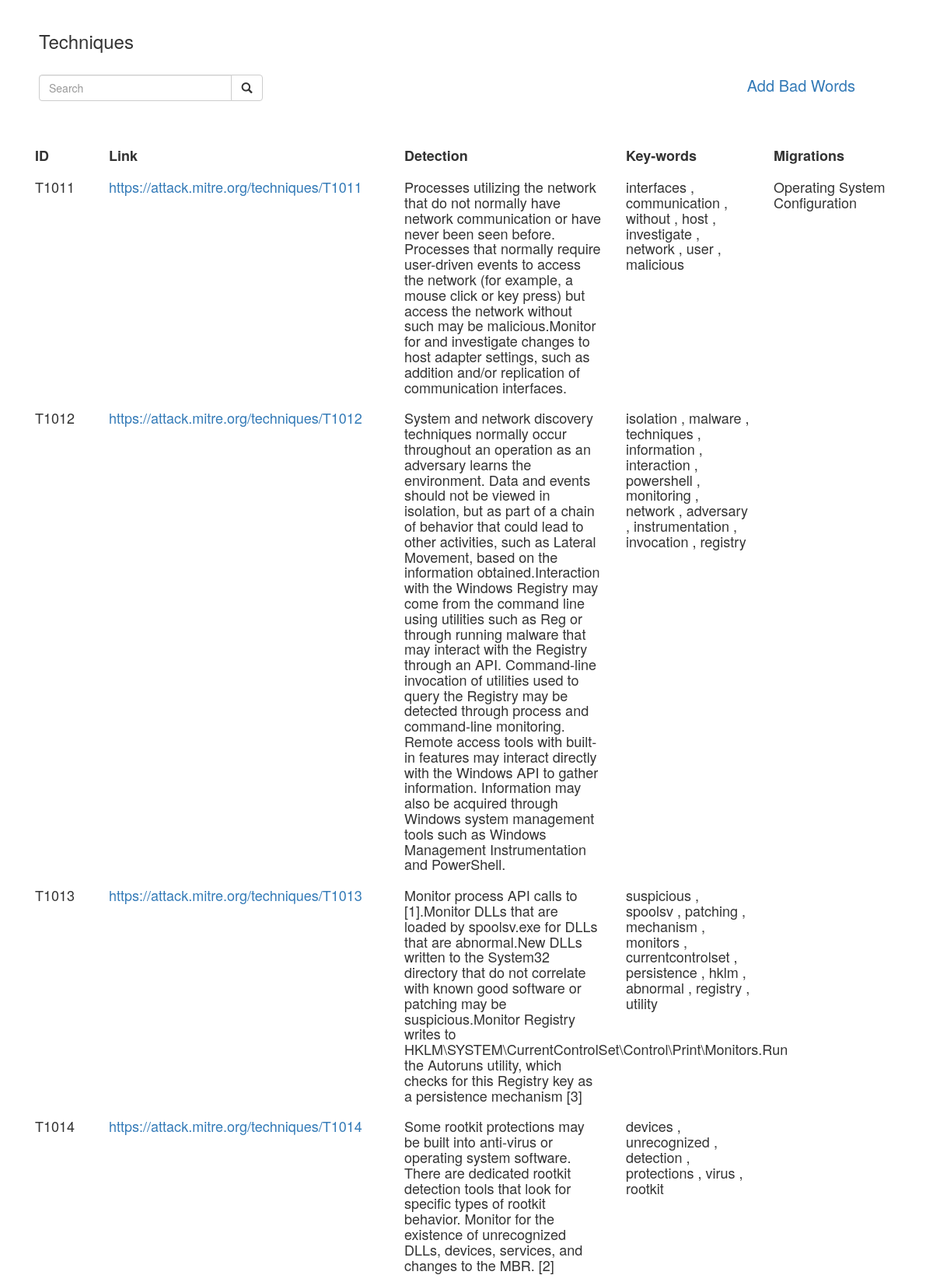
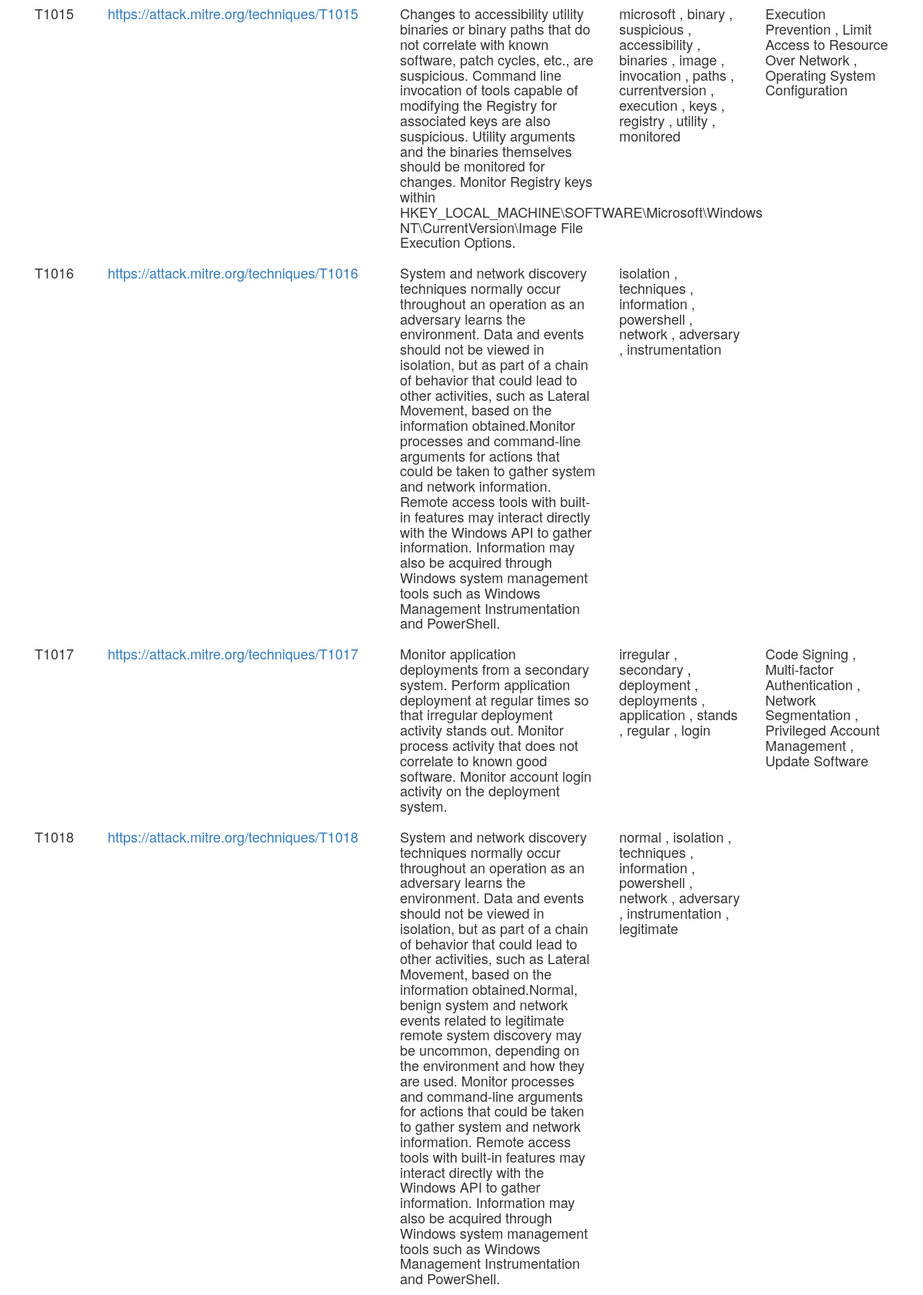
Screenshot of /?page=2 (upper part) with the database file from the repository (2 pictures, top to bottom).
### link/models.py (models this page shows, shortened)
class Link(models.Model):
    name = models.CharField(max_length = 20)
    link = models.CharField(max_length=200)
    detection = models.TextField(null=True)
    keywords = models.TextField(null=True)
    mitigate = models.TextField(null=True)
    def get_words(self):
        res = re.findall(r'\w+', str(self.keywords))
        return res

### link/views.py (the view)
# urls.py: path('',views.index,name = 'index'),
def index(request):
    links = Link.objects.all()
    words = list()
    for word in list(links):
        if word is not None:
            words += word.get_words()
    kw = set(words)
    final_kw = list(kw)
    try:
        query = request.GET["search"]
        if query:
            links = links.filter(keywords__contains = query)
    finally:
        paginator = Paginator(links,10 )
        page_number = request.GET.get('page')
        page_obj = paginator.get_page(page_number)
        return render(request,'index.html',{'page_obj':page_obj, 'final_kw': final_kw})

### templates/index.html (shortened to what this page needs)
{% load static %}
<!DOCTYPE html>
<html>
  <head>
    <link rel="stylesheet" href="https://stackpath.bootstrapcdn.com/bootstrap/4.4.1/css/bootstrap.min.css">
    <link rel="stylesheet" href="https://maxcdn.bootstrapcdn.com/bootstrap/3.4.1/css/bootstrap.min.css">
    <link rel="stylesheet" href="https://ajax.googleapis.com/ajax/libs/jqueryui/1.12.1/themes/smoothness/jquery-ui.css">
    <link rel="stylesheet" href="https://cdnjs.cloudflare.com/ajax/libs/jquery-autocomplete/1.0.7/jquery.auto-complete.min.css">
  </head>
  <body>
    <h3 style="padding-left : 50px; padding-top : 20px;">Techniques</h3>
    <br>
    <a style="float:right;font-size:20px;padding-right:100px;" href="badwords"> Add Bad Words</a>
    <form style="padding-left : 50px;">
      <div class="input-group w-25">
        <input type="text" class="form-control" placeholder="Search" name="search" value="{{ request.GET.search }}" id="myInput">
        <div class="input-group-btn">
          <button class="btn btn-default" type="submit" >
            <i class="glyphicon glyphicon-search"></i>
          </button>
        </div>
      </div>
    </form>
  <div class="container" style="padding-top: 50px;">
    <div class="row" style="height: max-content;">
      <div class="col-1 text-md-left" >
          <h4><strong>ID </strong></h4>
      </div>
      <div class="col-4 text-md-left">
          <h4><strong>Link </strong></h4>
      </div>
      <div class="col-3 text-md-left">
          <h4><strong>Detection </strong></h4>
      </div>
      <div class="col-2 text-md-left">
          <h4><strong>Key-words </strong></h4>
      </div>
      <div class="col-2 text-md-left">
        <h4><strong>Migrations </strong></h4>
    </div>
    </div>
    {% for obj in page_obj %}
      <div class="row" style="height: max-content;">
        <div class="col-1 text-md-left">
            <h4>{{obj.name}} </h4>
        </div>
        <div class="col-4 text-md-left">
            <h4><a href="{{obj.link}}">{{obj.link}}</a></h4>
        </div>
        <div class="col-3 text-md-left">
            <h4>{{obj.detection}}</h4>
        </div>
        <div class="col-2 text-md-left">
            <h4>{{obj.keywords}}</h4>
        </div>
        <div class="col-2 text-md-left">
          <h4>{{obj.mitigate}}</h4>
      </div>
      </div>
    {% endfor %}
  </div>
  </body>
</html>

### rows the page displays
Link: name "T1011", link "https://attack.mitre.org/techniques/T1011", detection "Processes utilizing the network that do not normally have network communication or have never been seen before. Processes that normally require user-driven events to access the network (for example, a mouse click or key press) but access the network without such may be malicious.Monitor for and investigate changes to host adapter settings, such as addition and/or replication of communication interfaces.", keywords "interfaces , communication , without , host , investigate , network , user , malicious", mitigate "Operating System Configuration"
Link: name "T1012", link "https://attack.mitre.org/techniques/T1012", detection "System and network discovery techniques normally occur throughout an operation as an adversary learns the environment. Data and events should not be viewed in isolation, but as part of a chain of behavior that could lead to other activities, such as Lateral Movement, based on the information obtained.Interaction with the Windows Registry may come from the command line using utilities such as Reg or through running malware that may interact with the Registry through an API. Command-line invocation of utilities used to query the Registry may be detected through process and command-line monitoring. Remote access tools with built-in features may interact directly with the Windows API to gather…", keywords "isolation , malware , techniques , information , interaction , powershell , monitoring , network , adversary , instrumentation , invocation , registry"
Link: name "T1013", link "https://attack.mitre.org/techniques/T1013", detection "Monitor process API calls to [1].Monitor DLLs that are loaded by spoolsv.exe for DLLs that are abnormal.New DLLs written to the System32 directory that do not correlate with known good software or patching may be suspicious.Monitor Registry writes to HKLM\\SYSTEM\\CurrentControlSet\\Control\\Print\\Monitors.Run the Autoruns utility, which checks for this Registry key as a persistence mechanism [3]", keywords "suspicious , spoolsv , patching , mechanism , monitors , currentcontrolset , persistence , hklm , abnormal , registry , utility"
Link: name "T1014", link "https://attack.mitre.org/techniques/T1014", detection "Some rootkit protections may be built into anti-virus or operating system software. There are dedicated rootkit detection tools that look for specific types of rootkit behavior. Monitor for the existence of unrecognized DLLs, devices, services, and changes to the MBR. [2]", keywords "devices , unrecognized , detection , protections , virus , rootkit"
Link: name "T1015", link "https://attack.mitre.org/techniques/T1015", detection "Changes to accessibility utility binaries or binary paths that do not correlate with known software, patch cycles, etc., are suspicious. Command line invocation of tools capable of modifying the Registry for associated keys are also suspicious. Utility arguments and the binaries themselves should be monitored for changes. Monitor Registry keys within HKEY_LOCAL_MACHINE\\SOFTWARE\\Microsoft\\Windows NT\\CurrentVersion\\Image File Execution Options.", keywords "microsoft , binary , suspicious , accessibility , binaries , image , invocation , paths , currentversion , execution , keys , registry , utility , monitored", mitigate "Execution Prevention , Limit Access to Resource Over Network , Operating System Configuration"
Link: name "T1016", link "https://attack.mitre.org/techniques/T1016", detection "System and network discovery techniques normally occur throughout an operation as an adversary learns the environment. Data and events should not be viewed in isolation, but as part of a chain of behavior that could lead to other activities, such as Lateral Movement, based on the information obtained.Monitor processes and command-line arguments for actions that could be taken to gather system and network information. Remote access tools with built-in features may interact directly with the Windows API to gather information. Information may also be acquired through Windows system management tools such as Windows Management Instrumentation and PowerShell.", keywords "isolation , techniques , information , powershell , network , adversary , instrumentation"
Link: name "T1017", link "https://attack.mitre.org/techniques/T1017", detection "Monitor application deployments from a secondary system. Perform application deployment at regular times so that irregular deployment activity stands out. Monitor process activity that does not correlate to known good software. Monitor account login activity on the deployment system.", keywords "irregular , secondary , deployment , deployments , application , stands , regular , login", mitigate "Code Signing , Multi-factor Authentication , Network Segmentation , Privileged Account Management , Update Software"
Link: name "T1018", link "https://attack.mitre.org/techniques/T1018", detection "System and network discovery techniques normally occur throughout an operation as an adversary learns the environment. Data and events should not be viewed in isolation, but as part of a chain of behavior that could lead to other activities, such as Lateral Movement, based on the information obtained.Normal, benign system and network events related to legitimate remote system discovery may be uncommon, depending on the environment and how they are used. Monitor processes and command-line arguments for actions that could be taken to gather system and network information. Remote access tools with built-in features may interact directly with the Windows API to gather information. Information…", keywords "normal , isolation , techniques , information , powershell , network , adversary , instrumentation , legitimate"
